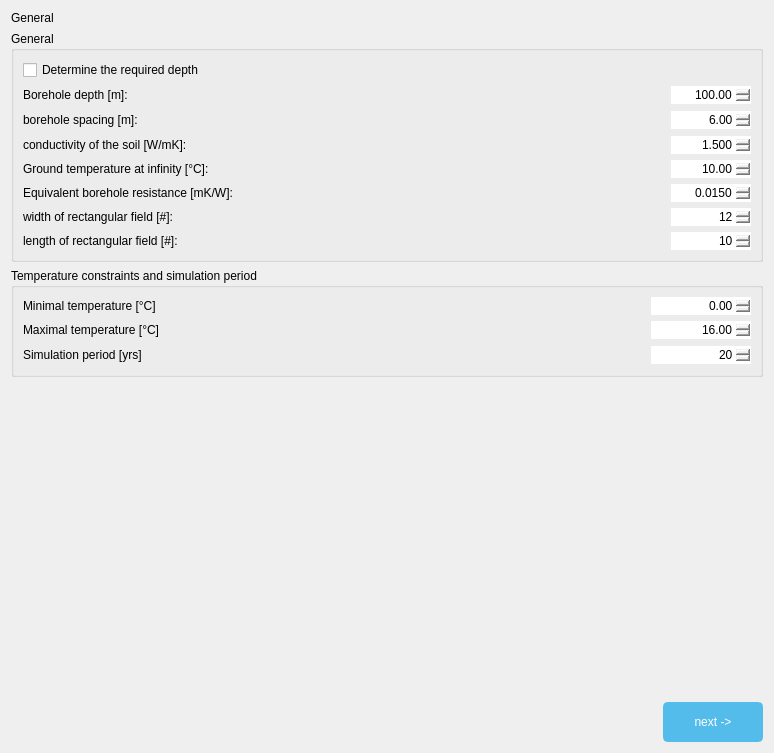
         <widget class="QWidget" name="scrollAreaWidgetContents_3">
          <property name="geometry">
           <rect>
            <x>0</x>
            <y>0</y>
            <width>774</width>
            <height>753</height>
           </rect>
          </property>
          <layout class="QVBoxLayout" name="verticalLayout_5">
           <item>
            <widget class="QLabel" name="label">
             <property name="styleSheet">
              <string notr="true">font: 75 16pt &quot;Arial&quot;;</string>
             </property>
             <property name="text">
              <string>General </string>
             </property>
            </widget>
           </item>
           <item>
            <widget class="QGroupBox" name="groupBox">
             <property name="title">
              <string>General</string>
             </property>
             <property name="flat">
              <bool>false</bool>
             </property>
             <property name="checkable">
              <bool>false</bool>
             </property>
             <layout class="QHBoxLayout" name="horizontalLayout">
              <item>
               <layout class="QGridLayout" name="gridLayout">
                <item row="3" column="2">
                 <widget class="QDoubleSpinBox" name="doubleSpinBox_k_s">
                  <property name="styleSheet">
                   <string notr="true">selection-color: rgb(255, 255, 255);
selection-background-color: rgb(84, 188, 235);
border: 1px solid rgb(255, 255, 255);</string>
                  </property>
                  <property name="alignment">
                   <set>Qt::AlignRight|Qt::AlignTrailing|Qt::AlignVCenter</set>
                  </property>
                  <property name="decimals">
                   <number>3</number>
                  </property>
                  <property name="minimum">
                   <double>1.000000000000000</double>
                  </property>
                  <property name="maximum">
                   <double>100.000000000000000</double>
                  </property>
                  <property name="value">
                   <double>1.500000000000000</double>
                  </property>
                 </widget>
                </item>
                <item row="3" column="0">
                 <widget class="QLabel" name="label_3">
                  <property name="text">
                   <string>conductivity of the soil [W/mK]: </string>
                  </property>
                 </widget>
                </item>
                <item row="7" column="0">
                 <widget class="QLabel" name="label_7">
                  <property name="text">
                   <string>length of rectangular field [#]: </string>
                  </property>
                 </widget>
                </item>
                <item row="7" column="2">
                 <widget class="QSpinBox" name="spinBox_N_2">
                  <property name="styleSheet">
                   <string notr="true">selection-color: rgb(255, 255, 255);
selection-background-color: rgb(84, 188, 235);
border: 1px solid rgb(255, 255, 255);</string>
                  </property>
                  <property name="alignment">
                   <set>Qt::AlignRight|Qt::AlignTrailing|Qt::AlignVCenter</set>
                  </property>
                  <property name="minimum">
                   <number>1</number>
                  </property>
                  <property name="maximum">
                   <number>20</number>
                  </property>
                  <property name="value">
                   <number>10</number>
                  </property>
                 </widget>
                </item>
                <item row="2" column="2">
                 <widget class="QDoubleSpinBox" name="doubleSpinBox_B">
                  <property name="styleSheet">
                   <string notr="true">selection-color: rgb(255, 255, 255);
selection-background-color: rgb(84, 188, 235);
border: 1px solid rgb(255, 255, 255);</string>
                  </property>
                  <property name="alignment">
                   <set>Qt::AlignRight|Qt::AlignTrailing|Qt::AlignVCenter</set>
                  </property>
                  <property name="minimum">
                   <double>1.000000000000000</double>
                  </property>
                  <property name="maximum">
                   <double>1000000.000000000000000</double>
                  </property>
                  <property name="value">
                   <double>6.000000000000000</double>
                  </property>
                 </widget>
                </item>
                <item row="6" column="2">
                 <widget class="QSpinBox" name="spinBox_N_1">
                  <property name="styleSheet">
                   <string notr="true">selection-color: rgb(255, 255, 255);
selection-background-color: rgb(84, 188, 235);
border: 1px solid rgb(255, 255, 255);</string>
                  </property>
                  <property name="alignment">
                   <set>Qt::AlignRight|Qt::AlignTrailing|Qt::AlignVCenter</set>
                  </property>
                  <property name="minimum">
                   <number>1</number>
                  </property>
                  <property name="maximum">
                   <number>20</number>
                  </property>
                  <property name="value">
                   <number>12</number>
                  </property>
                 </widget>
                </item>
                <item row="1" column="2">
                 <widget class="QDoubleSpinBox" name="doubleSpinBox_H">
                  <property name="styleSheet">
                   <string notr="true">selection-color: rgb(255, 255, 255);
selection-background-color: rgb(84, 188, 235);
border: 1px solid rgb(255, 255, 255);</string>
                  </property>
                  <property name="alignment">
                   <set>Qt::AlignRight|Qt::AlignTrailing|Qt::AlignVCenter</set>
                  </property>
                  <property name="minimum">
                   <double>1.000000000000000</double>
                  </property>
                  <property name="maximum">
                   <double>1000000.000000000000000</double>
                  </property>
                  <property name="value">
                   <double>100.000000000000000</double>
                  </property>
                 </widget>
                </item>
                <item row="1" column="0">
                 <widget class="QLabel" name="label_H">
                  <property name="text">
                   <string>Borehole depth [m]: </string>
                  </property>
                 </widget>
                </item>
                <item row="2" column="0">
                 <widget class="QLabel" name="label_2">
                  <property name="text">
                   <string>borehole spacing [m]: </string>
                  </property>
                 </widget>
                </item>
                <item row="5" column="2">
                 <widget class="QDoubleSpinBox" name="doubleSpinBox_Rb">
                  <property name="styleSheet">
                   <string notr="true">selection-color: rgb(255, 255, 255);
selection-background-color: rgb(84, 188, 235);
border: 1px solid rgb(255, 255, 255);</string>
                  </property>
                  <property name="alignment">
                   <set>Qt::AlignRight|Qt::AlignTrailing|Qt::AlignVCenter</set>
                  </property>
                  <property name="decimals">
                   <number>4</number>
                  </property>
                  <property name="minimum">
                   <double>0.000000000000000</double>
                  </property>
                  <property name="maximum">
                   <double>100.000000000000000</double>
                  </property>
                  <property name="value">
                   <double>0.015000000000000</double>
                  </property>
                 </widget>
                </item>
                <item row="4" column="0">
                 <widget class="QLabel" name="label_4">
                  <property name="text">
                   <string>Ground temperature at infinity [°C]: </string>
                  </property>
                 </widget>
                </item>
                <item row="4" column="2">
                 <widget class="QDoubleSpinBox" name="doubleSpinBox_Tg">
                  <property name="styleSheet">
                   <string notr="true">selection-color: rgb(255, 255, 255);
selection-background-color: rgb(84, 188, 235);
border: 1px solid rgb(255, 255, 255);</string>
                  </property>
                  <property name="alignment">
                   <set>Qt::AlignRight|Qt::AlignTrailing|Qt::AlignVCenter</set>
                  </property>
                  <property name="decimals">
                   <number>2</number>
                  </property>
                  <property name="minimum">
                   <double>-273.149999999999977</double>
                  </property>
                  <property name="maximum">
                   <double>100.000000000000000</double>
                  </property>
                  <property name="value">
                   <double>10.000000000000000</double>
                  </property>
                 </widget>
                </item>
                <item row="5" column="0">
                 <widget class="QLabel" name="label_5">
                  <property name="text">
                   <string>Equivalent borehole resistance [mK/W]: </string>
                  </property>
                 </widget>
                </item>
                <item row="6" column="0">
                 <widget class="QLabel" name="label_6">
                  <property name="text">
                   <string>width of rectangular field [#]: </string>
                  </property>
                 </widget>
                </item>
                <item row="2" column="1">
                 <spacer name="horizontalSpacer">
                  <property name="orientation">
                   <enum>Qt::Horizontal</enum>
                  </property>
                  <property name="sizeHint" stdset="0">
                   <size>
                    <width>40</width>
                    <height>20</height>
                   </size>
                  </property>
                 </spacer>
                </item>
                <item row="0" column="0">
                 <widget class="QCheckBox" name="checkBox_CalcDepth">
                  <property name="text">
                   <string>Determine the required depth</string>
                  </property>
                 </widget>
                </item>
               </layout>
              </item>
             </layout>
            </widget>
           </item>
           <item>
            <widget class="QGroupBox" name="groupBox_3">
             <property name="title">
              <string>Temperature constraints and simulation period</string>
             </property>
             <layout class="QGridLayout" name="gridLayout_5">
              <item row="1" column="2">
               <widget class="QDoubleSpinBox" name="doubleSpinBox_TMax">
                <property name="minimumSize">
                 <size>
                  <width>100</width>
                  <height>0</height>
                 </size>
                </property>
                <property name="maximumSize">
                 <size>
                  <width>100</width>
                  <height>16777215</height>
                 </size>
                </property>
                <property name="styleSheet">
                 <string notr="true">selection-color: rgb(255, 255, 255);
selection-background-color: rgb(84, 188, 235);
border: 1px solid rgb(255, 255, 255);</string>
                </property>
                <property name="alignment">
                 <set>Qt::AlignRight|Qt::AlignTrailing|Qt::AlignVCenter</set>
                </property>
                <property name="minimum">
                 <double>-273.000000000000000</double>
                </property>
                <property name="maximum">
                 <double>1000.000000000000000</double>
                </property>
                <property name="value">
                 <double>16.000000000000000</double>
                </property>
               </widget>
              </item>
              <item row="3" column="1">
               <spacer name="horizontalSpacer_3">
                <property name="orientation">
                 <enum>Qt::Horizontal</enum>
                </property>
                <property name="sizeHint" stdset="0">
                 <size>
                  <width>445</width>
                  <height>20</height>
                 </size>
                </property>
               </spacer>
              </item>
              <item row="3" column="0">
               <widget class="QLabel" name="label_30">
                <property name="text">
                 <string>Simulation period [yrs]</string>
                </property>
               </widget>
              </item>
              <item row="3" column="2">
               <widget class="QSpinBox" name="spinBox_Years">
                <property name="minimumSize">
                 <size>
                  <width>100</width>
                  <height>0</height>
                 </size>
                </property>
                <property name="maximumSize">
                 <size>
                  <width>100</width>
                  <height>16777215</height>
                 </size>
                </property>
                <property name="styleSheet">
                 <string notr="true">selection-color: rgb(255, 255, 255);
selection-background-color: rgb(84, 188, 235);
border: 1px solid rgb(255, 255, 255);</string>
                </property>
                <property name="alignment">
                 <set>Qt::AlignRight|Qt::AlignTrailing|Qt::AlignVCenter</set>
                </property>
                <property name="minimum">
                 <number>1</number>
                </property>
                <property name="maximum">
                 <number>20</number>
                </property>
                <property name="value">
                 <number>20</number>
                </property>
               </widget>
              </item>
              <item row="1" column="0">
               <widget class="QLabel" name="label_32">
                <property name="text">
                 <string>Maximal temperature [°C]</string>
                </property>
               </widget>
              </item>
              <item row="0" column="0">
               <widget class="QLabel" name="label_31">
                <property name="text">
                 <string>Minimal temperature [°C]</string>
                </property>
               </widget>
              </item>
              <item row="0" column="2">
               <widget class="QDoubleSpinBox" name="doubleSpinBox_TMin">
                <property name="minimumSize">
                 <size>
                  <width>100</width>
                  <height>0</height>
                 </size>
                </property>
                <property name="maximumSize">
                 <size>
                  <width>100</width>
                  <height>16777215</height>
                 </size>
                </property>
                <property name="styleSheet">
                 <string notr="true">selection-color: rgb(255, 255, 255);
selection-background-color: rgb(84, 188, 235);
border: 1px solid rgb(255, 255, 255);</string>
                </property>
                <property name="alignment">
                 <set>Qt::AlignRight|Qt::AlignTrailing|Qt::AlignVCenter</set>
                </property>
                <property name="minimum">
                 <double>-273.000000000000000</double>
                </property>
                <property name="maximum">
                 <double>1000.000000000000000</double>
                </property>
               </widget>
              </item>
             </layout>
            </widget>
           </item>
           <item>
            <spacer name="verticalSpacer_2">
             <property name="orientation">
              <enum>Qt::Vertical</enum>
             </property>
             <property name="sizeHint" stdset="0">
              <size>
               <width>20</width>
               <height>516</height>
              </size>
             </property>
            </spacer>
           </item>
           <item>
            <layout class="QHBoxLayout" name="horizontalLayout_4">
             <item>
              <spacer name="horizontalSpacer_4">
               <property name="orientation">
                <enum>Qt::Horizontal</enum>
               </property>
               <property name="sizeHint" stdset="0">
                <size>
                 <width>40</width>
                 <height>20</height>
                </size>
               </property>
              </spacer>
             </item>
             <item>
              <widget class="QPushButton" name="pushButton_NextGeneral">
               <property name="minimumSize">
                <size>
                 <width>100</width>
                 <height>40</height>
                </size>
               </property>
               <property name="maximumSize">
                <size>
                 <width>16777215</width>
                 <height>40</height>
                </size>
               </property>
               <property name="styleSheet">
                <string notr="true">*{border: 3px solid rgb(84, 188, 235);
border-radius: 5px;
color: rgb(255, 255, 255);
gridline-color: rgb(84, 188, 235);
background-color: rgb(84, 188, 235);
font: 75 11pt &quot;Verdana&quot;;}
*:hover{background-color: rgb(0, 64, 122);}</string>
               </property>
               <property name="text">
                <string>next -&gt;</string>
               </property>
              </widget>
             </item>
            </layout>
           </item>
          </layout>
         </widget>
